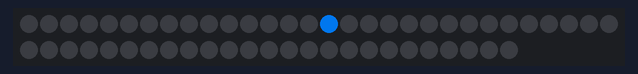
The sketch below on a simulated Arduino Uno, built with avr-gcc and run on an emulated ATmega328P. Shown: 55 RGB LEDs in strip order, left to right, continuing on the next row. Dim RGB values are drawn brighter than linear.

Above: at 0.15 s.
At 4.78 s:
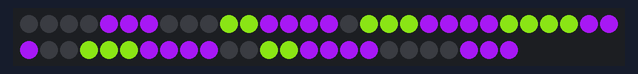
At 10.02 s:
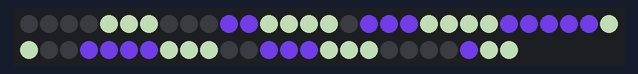
At 19.89 s:
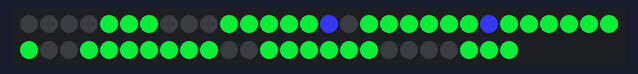
At 29.76 s:
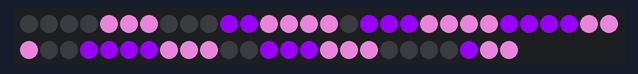
At 39.64 s:
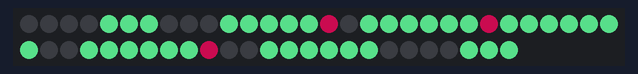

The sketch:

Led_Heart.ino
```cpp
#include <Adafruit_NeoPixel.h>
#ifdef __AVR__
  #include <avr/power.h>
#endif
#define PIN        12
#define NUMPIXELS 55
int Rnum=0;
int Gnum=100;
int Bnum=200;

Adafruit_NeoPixel pixels(NUMPIXELS, PIN, NEO_GRB + NEO_KHZ800);
#define DELAYVAL 10

void setup() {
#if defined(__AVR_ATtiny85__) && (F_CPU == 16000000)
  clock_prescale_set(clock_div_1);
#endif

  pixels.begin();
}

void loop() {
  pixels.setPixelColor(15, pixels.Color(Rnum, Gnum, Bnum));
  pixels.show();
  delay(DELAYVAL);
  pixels.setPixelColor(23, pixels.Color(Rnum, Gnum, Bnum));
  pixels.show();
  delay(DELAYVAL);
  pixels.setPixelColor(39, pixels.Color(Rnum, Gnum, Bnum));
  pixels.show();
  delay(DELAYVAL);
  pixels.setPixelColor(47, pixels.Color(Rnum, Gnum, Bnum));
  pixels.show();
  delay(DELAYVAL);
  pixels.setPixelColor(6, pixels.Color(Rnum, Gnum, Bnum));
  pixels.show();
  delay(DELAYVAL);
  pixels.setPixelColor(14, pixels.Color(Rnum, Gnum, Bnum));
  pixels.show();
  delay(DELAYVAL);
  pixels.setPixelColor(22, pixels.Color(Rnum, Gnum, Bnum));
  pixels.show();
  delay(DELAYVAL);
  pixels.setPixelColor(30, pixels.Color(Rnum, Gnum, Bnum));
  pixels.show();
  delay(DELAYVAL);
  pixels.setPixelColor(38, pixels.Color(Rnum, Gnum, Bnum));
  pixels.show();
  delay(DELAYVAL);
  pixels.setPixelColor(46, pixels.Color(Rnum, Gnum, Bnum));
  pixels.show();
  delay(DELAYVAL);
  pixels.setPixelColor(54, pixels.Color(Rnum, Gnum, Bnum));
  pixels.show();
  delay(DELAYVAL);
  pixels.setPixelColor(5, pixels.Color(Rnum, Gnum, Bnum));
  pixels.show();
  delay(DELAYVAL);
  pixels.setPixelColor(13, pixels.Color(Rnum, Gnum, Bnum));
  pixels.show();
  delay(DELAYVAL);
  pixels.setPixelColor(21, pixels.Color(Rnum, Gnum, Bnum));
  pixels.show();
  delay(DELAYVAL);
  pixels.setPixelColor(29, pixels.Color(Rnum, Gnum, Bnum));
  pixels.show();
  delay(DELAYVAL);
  pixels.setPixelColor(37, pixels.Color(Rnum, Gnum, Bnum));
  pixels.show();
  delay(DELAYVAL);
  pixels.setPixelColor(45, pixels.Color(Rnum, Gnum, Bnum));
  pixels.show();
  delay(DELAYVAL);
  pixels.setPixelColor(53, pixels.Color(Rnum, Gnum, Bnum));
  pixels.show();
  delay(DELAYVAL);
  pixels.setPixelColor(4, pixels.Color(Rnum, Gnum, Bnum));
  pixels.show();
  delay(DELAYVAL);
  pixels.setPixelColor(12, pixels.Color(Rnum, Gnum, Bnum));
  pixels.show();
  delay(DELAYVAL);
  pixels.setPixelColor(20, pixels.Color(Rnum, Gnum, Bnum));
  pixels.show();
  delay(DELAYVAL);
  pixels.setPixelColor(28, pixels.Color(Rnum, Gnum, Bnum));
  pixels.show();
  delay(DELAYVAL);
  pixels.setPixelColor(36, pixels.Color(Rnum, Gnum, Bnum));
  pixels.show();
  delay(DELAYVAL);
  pixels.setPixelColor(44, pixels.Color(Rnum, Gnum, Bnum));
  pixels.show();
  delay(DELAYVAL);
  pixels.setPixelColor(52, pixels.Color(Rnum, Gnum, Bnum));
  pixels.show();
  delay(DELAYVAL);
  pixels.setPixelColor(11, pixels.Color(Rnum, Gnum, Bnum));
  pixels.show();
  delay(DELAYVAL);
  pixels.setPixelColor(19, pixels.Color(Rnum, Gnum, Bnum));
  pixels.show();
  delay(DELAYVAL);
  pixels.setPixelColor(27, pixels.Color(Rnum, Gnum, Bnum));
  pixels.show();
  delay(DELAYVAL);
  pixels.setPixelColor(35, pixels.Color(Rnum, Gnum, Bnum));
  pixels.show();
  delay(DELAYVAL);
  pixels.setPixelColor(43, pixels.Color(Rnum, Gnum, Bnum));
  pixels.show();
  delay(DELAYVAL);
  pixels.setPixelColor(10, pixels.Color(Rnum, Gnum, Bnum));
  pixels.show();
  delay(DELAYVAL);
  pixels.setPixelColor(18, pixels.Color(Rnum, Gnum, Bnum));
  pixels.show();
  delay(DELAYVAL);
  pixels.setPixelColor(26, pixels.Color(Rnum, Gnum, Bnum));
  pixels.show();
  delay(DELAYVAL);
  pixels.setPixelColor(34, pixels.Color(Rnum, Gnum, Bnum));
  pixels.show();
  delay(DELAYVAL);
  pixels.setPixelColor(42, pixels.Color(Rnum, Gnum, Bnum));
  pixels.show();
  delay(DELAYVAL);
  pixels.setPixelColor(17, pixels.Color(Rnum, Gnum, Bnum));
  pixels.show();
  delay(DELAYVAL);
  pixels.setPixelColor(25, pixels.Color(Rnum, Gnum, Bnum));
  pixels.show();
  delay(DELAYVAL);
  pixels.setPixelColor(33, pixels.Color(Rnum, Gnum, Bnum));
  pixels.show();
  delay(DELAYVAL);
  pixels.setPixelColor(24, pixels.Color(Rnum, Gnum, Bnum));
  pixels.show();
  delay(DELAYVAL);
  ChangeLED();
}
void ChangeLED()
{
  Rnum=Rnum+45;
  Gnum=Gnum+105;
  Bnum=Bnum-55;
}
```
